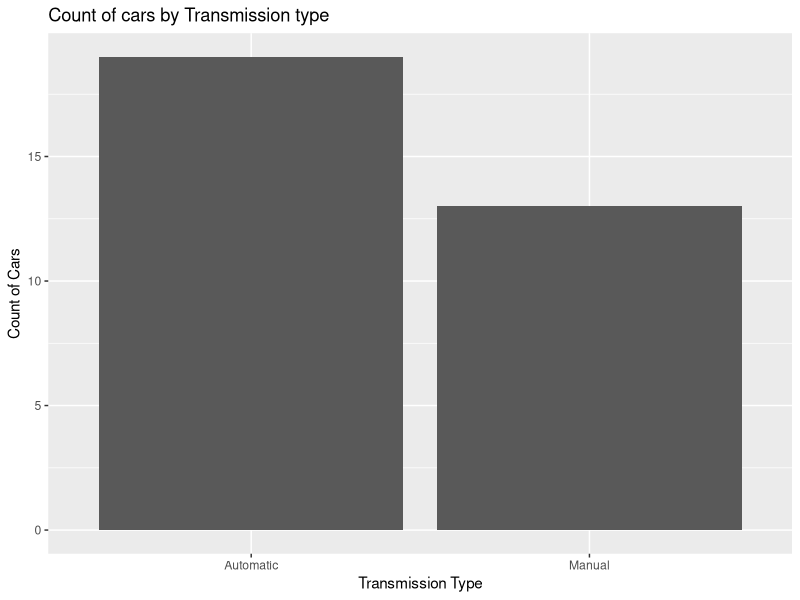
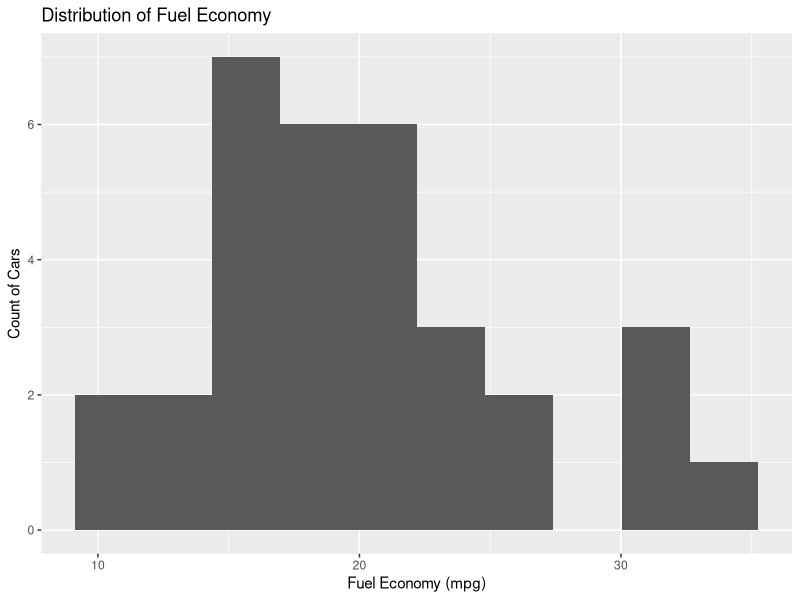
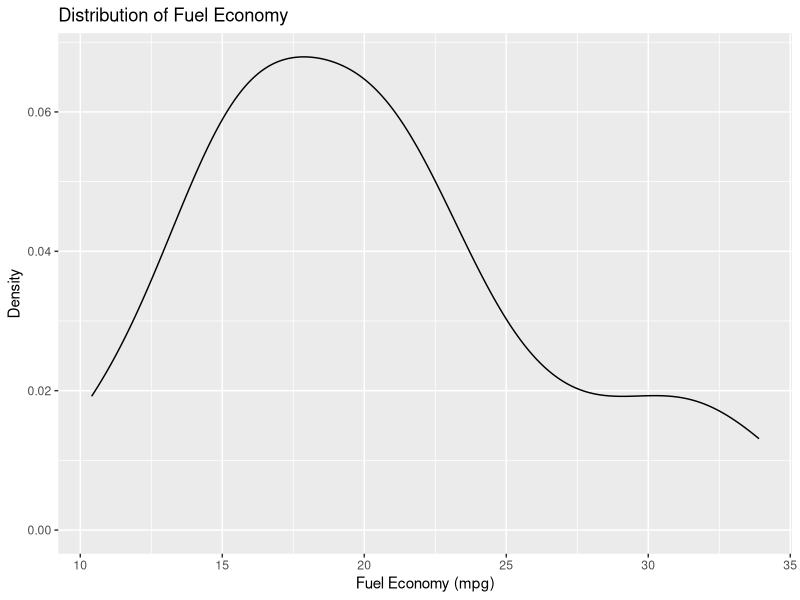
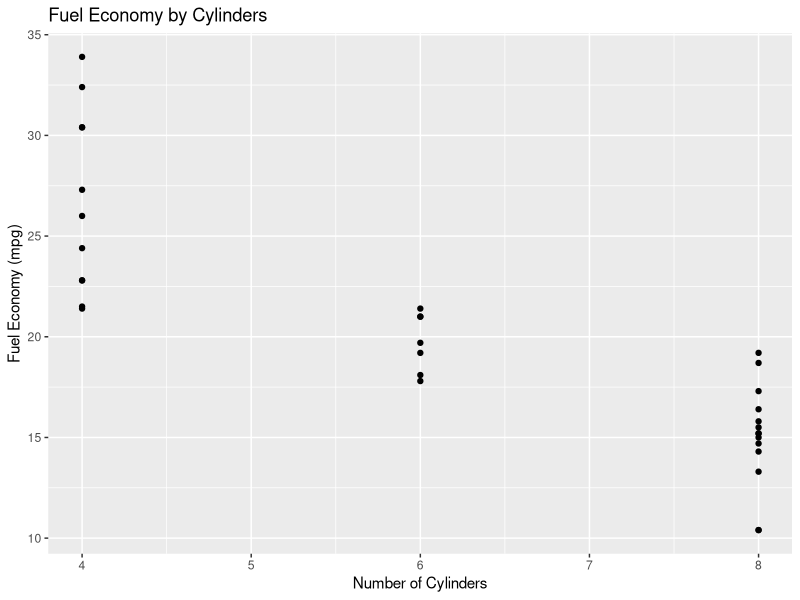

Here is the R script that generated these plots, in order:

# Set the working directory
setwd("C:/DataScience")

# Read a tab-delimited data file
cars <- read.csv("Cars.csv")

# Peek at the data
head(cars)

# Load the ggplot2 library
library(ggplot2)

# Create a frequency bar chart
ggplot(data=cars, aes(x=Transmission))+geom_bar()+ggtitle("Count of cars by Transmission type")+xlab("Transmission Type")+ylab("Count of Cars")

# Create a histogram
ggplot(data=cars, aes(x=Fuel.Economy))+geom_histogram(bins=10)+ggtitle("Distribution of Fuel Economy")+xlab("Fuel Economy (mpg)")+ylab("Count of Cars")

# Create a density plot
ggplot(data=cars, aes(x=Fuel.Economy))+geom_density()+ggtitle("Distribution of Fuel Economy")+xlab("Fuel Economy (mpg)")+ylab("Density")

# Create a scatter plot
ggplot(data=cars, aes(x=Cylinders, y=Fuel.Economy))+geom_point()+ggtitle("Fuel Economy by Cylinders")+ylab("Fuel Economy (mpg)")+xlab("Number of Cylinders")
